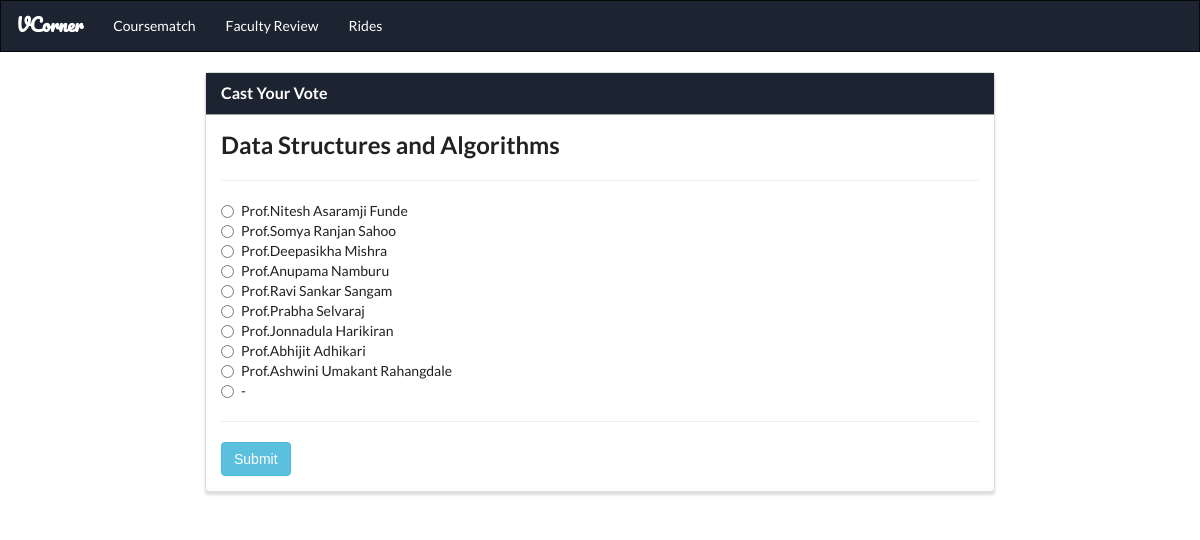
The app's page /vote/1/ with its own data.
### faculty/models.py (models this page shows, shortened)
class Faculty(models.Model):
    question = models.TextField()
    option_one = models.CharField(max_length=50, default='None')
    option_two = models.CharField(max_length=50, default='None')
    option_three = models.CharField(max_length=50, default='None')
    option_four = models.CharField(max_length=50, default='None')
    option_five = models.CharField(max_length=50, default='None')
    option_six = models.CharField(max_length=50, default='None')
    option_seven = models.CharField(max_length=50, default='None')
    option_eight = models.CharField(max_length=50, default='None')
    option_nine = models.CharField(max_length=50, default='None')
    option_ten = models.CharField(max_length=50, default='None')
    option_one_count = models.IntegerField(default=0)
    option_two_count = models.IntegerField(default=0)
    option_three_count = models.IntegerField(default=0)
    option_four_count = models.IntegerField(default=0)
    option_five_count = models.IntegerField(default=0)
    option_six_count = models.IntegerField(default=0)
    option_seven_count = models.IntegerField(default=0)
    option_eight_count = models.IntegerField(default=0)
    option_nine_count = models.IntegerField(default=0)
    option_ten_count = models.IntegerField(default=0)

### faculty/views.py (the view, shortened to what this page needs)
# urls.py: path('vote/<poll_id>/', faculty_views.vote, name='vote'),
def vote(request, poll_id):
    poll = Faculty.objects.get(pk=poll_id)
    context = {
        'poll': poll
    }
    return render(request, 'poll/vote.html', context)

### faculty/templates/poll/vote.html (shortened to what this page needs)
{% extends "poll/base2.html" %}
{% block main %}
<div class="row">
    <div class="col-lg-8 col-lg-offset-2">
        <div class="panel panel-default">
            <div class="panel-heading">
                <h3 class="panel-title">Cast Your Vote</h3>
            </div>
            <div class="panel-body">
                <div class="row">
                    <div class="col-lg-12">
                        <h2>{{ poll.question }}</h2>
                    </div>
                </div>
                <div class="row">
                    <div class="col-lg-12">
                        <hr />
                        <form method="POST">
                            <div class="form-group">
                                <div class="radio">
                                    <label>
                                        <input type="radio" name="poll" value="option1" required>
                                        {{ poll.option_one }}
                                    </label> &nbsp;
                                    <br><label>
                                        <input type="radio" name="poll" value="option2">
                                        {{ poll.option_two }}
                                    </label> &nbsp;
                                    <br><label>
                                        <input type="radio" name="poll" value="option3">
                                        {{ poll.option_three }}
                                    </label> &nbsp;
                                    <br><label>
                                        <input type="radio" name="poll" value="option4">
                                        {{ poll.option_four }}
                                    </label> &nbsp;
                                    <br><label>
                                        <input type="radio" name="poll" value="option5">
                                        {{ poll.option_five }}
                                    </label> &nbsp;
                                    <br><label>
                                        <input type="radio" name="poll" value="option6">
                                        {{ poll.option_six }}
                                    </label> &nbsp;
                                    <br><label>
                                        <input type="radio" name="poll" value="option7">
                                        {{ poll.option_seven }}
                                    </label> &nbsp;
                                    <br><label>
                                        <input type="radio" name="poll" value="option8">
                                        {{ poll.option_eight }}
                                    </label> &nbsp;
                                    <br><label>
                                        <input type="radio" name="poll" value="option9">
                                        {{ poll.option_nine }}
                                    </label> &nbsp;
                                    <br><label>
                                        <input type="radio" name="poll" value="option10">
                                        {{ poll.option_ten }}
                                    </label> &nbsp;
                                </div>
                            </div>
                            <hr />
                            <button type="submit" class="btn btn-info">
                                Submit
                            </button>
                        </form>
                    </div>
                </div>
            </div>
        </div>
    </div>
</div>
{% endblock %}

### faculty/static/style2.css (style rules this page uses)
.panel-default > .panel-heading { color: #fff; background-color: #1c2331; border-color: rgba(245, 245, 220, .6); border-top-left-radius: 0; border-top-right-radius: 0; }
.panel { box-shadow: 0px 3px 3px 0px #ddd; }
a.navbar-brand, .panel-title { font-weight: bolder; }

### records on screen
Faculty: question "Data Structures and Algorithms", option_one "Prof.Nitesh Asaramji Funde", option_two "Prof.Somya Ranjan Sahoo", option_three "Prof.Deepasikha Mishra", option_four "Prof.Anupama Namburu", option_five "Prof.Ravi Sankar Sangam", option_six "Prof.Prabha Selvaraj", option_seven "Prof.Jonnadula Harikiran", option_eight "Prof.Abhijit Adhikari", option_nine "Prof.Ashwini Umakant Rahangdale", option_ten "-"
